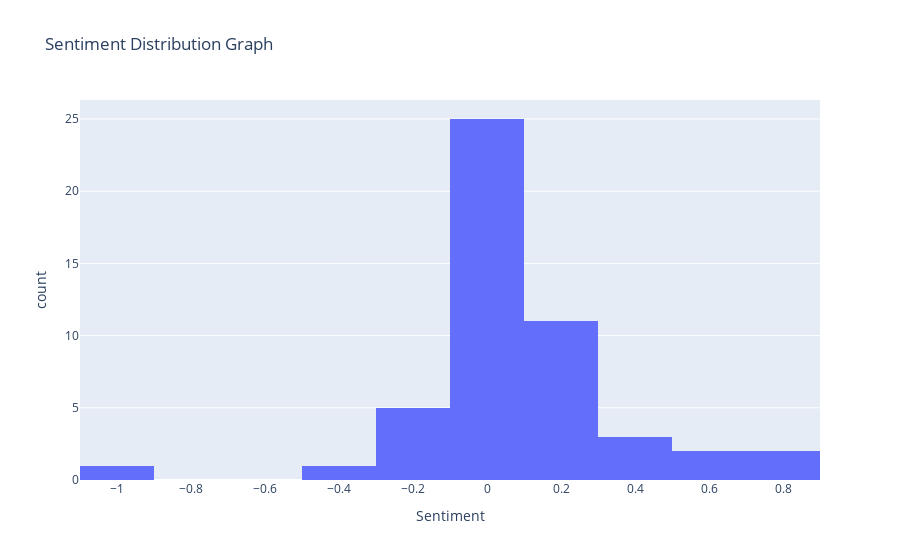

Notebook code cell kept with this figure:
### Code cell
#Sentiment analysis
data['Sentiment'] = data['snippet'].apply(lambda x: TextBlob(x).sentiment.polarity)

#Sentiment distribution 
fig = px.histogram(data, x='Sentiment', title ='Sentiment Distribution Graph')
fig.update_layout
#fig.update_xaxes(showticklabels=False)
#fig.update_yaxes(showticklabels=False)
fig.show()

### Figure 1 — Plotly figure (JSON) as saved in the notebook; plotly's stock layout.template omitted (floating-point values rounded to 4 significant figures)
{"data": [{"alignmentgroup": "True", "bingroup": "x", "hovertemplate": "Sentiment=%{x}<br>count=%{y}<extra></extra>", "legendgroup": "", "marker": {"color": "#636efa", "pattern": {"shape": ""}}, "name": "", "offsetgroup": "", "orientation": "v", "showlegend": false, "type": "histogram", "x": [0.5, 0, 0, 0.25, 0.8, 0, 0.4, 0.05, 0, 0, 0, 0, 0.75, 0.25, 0.1238, 0.2131, 0.3125, 0, -1, 0, 0, 0, 0.5, 0, 0.1333, 0.2, 0.25, 0.175, -0.1188, 0.1576, -0.06667, -0.1667, 0, 0, 0, 0, -0.35, 0, 0, -0.1667, 0.35, 0, 0.0625, 0, 0.225, 0, 0.1364, -0.1333, -0.2367, 0], "xaxis": "x", "yaxis": "y"}], "layout": {"barmode": "relative", "legend": {"tracegroupgap": 0}, "title": {"text": "Sentiment Distribution Graph"}, "xaxis": {"anchor": "y", "domain": [0, 1], "title": {"text": "Sentiment"}}, "yaxis": {"anchor": "x", "domain": [0, 1], "title": {"text": "count"}}}}
